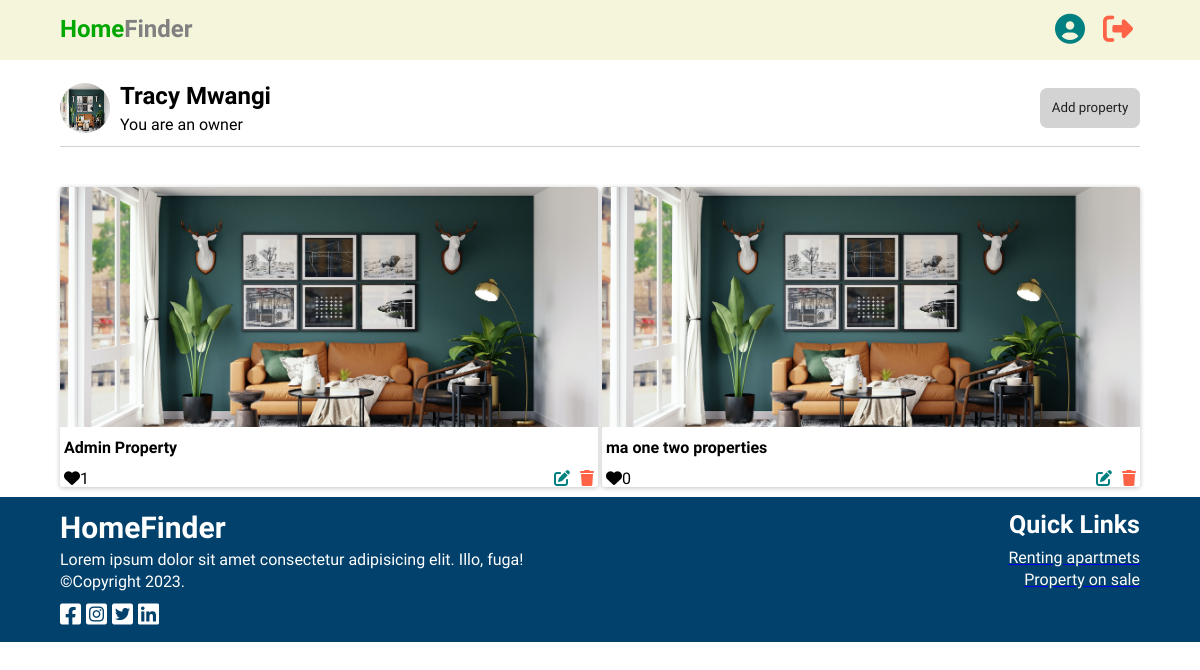
/dashboard/owner-property/ (signed in), run on an earlier commit of the app's database.
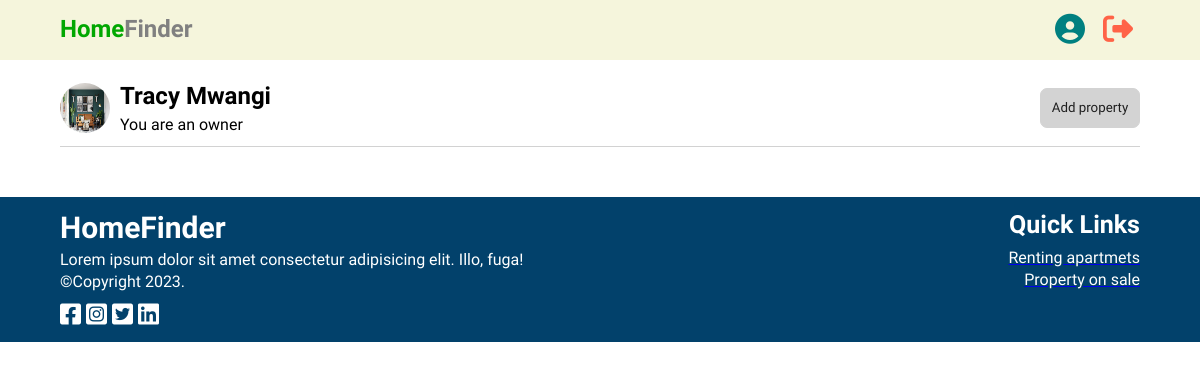
And on a later commit of the database.
### core/models.py (models this page shows, shortened)
class Properties(models.Model):
    user = models.ForeignKey(User, related_name='properties', on_delete=models.CASCADE)
    profileImage = CloudinaryField('image')
    owner_name = models.CharField(max_length=100, null=True)
    title = models.CharField(max_length=40)
    slug = models.SlugField(max_length=40)
    location = models.CharField(max_length=40, null=True, blank=True)
    image = CloudinaryField('image')
    bedrooms = models.IntegerField(null=True)
    cost = models.IntegerField()
    description = models.TextField(blank=True)
    availability = models.BooleanField(default=True)
    created_at = models.DateTimeField(auto_now_add=True)
    updated_at = models.DateTimeField(auto_now=True)
    num_of_like = models.IntegerField(default=0)

### dashboard/views.py (the view)
# urls.py: path('dashboard/owner-property/', views.created_property, name='created_property'),
def created_property(request):
    return render(request, 'dashboard/created_properties.html')

### dashboard/templates/dashboard/created_properties.html (shortened to what this page needs)
{% extends 'core/base.html' %}
{% load static %}
{% block content %}
<main class="created-properties">
    <div class="dashboard-owner-details">
        <div class="container  dashboard-owner-container">
            <div class="dashboard-owner-name-image">
                <img class="dashboard-owner-pic" src="{% static 'images/homebg.jpg' %}" alt="" />
                <div class="dashboard-owner-name">
                    <h2>{% firstof user.get_full_name user.username %}</h2>
                    <p>You are an owner</p>
                </div>
            </div>
            <a href="{% url 'create-property' %}"><button class="account-btn">Add property</button></a>
        </div>
        <div class="container dashboard-divider"></div>
    </div>
    <div class="properties-created ">
        <div class="container properties-created-wrapper">
            {% if request.user.properties.all %}
            {% for property in request.user.properties.all %}
            <div class="single-property-created">
                <img class="property-created-image" src="{% static 'images/homebg.jpg' %}" alt=""/>
                <h4 class="property-c-h4">{{property.title}}</h4>
                <div class="property-created-icons">
                    <p><i class="fa-solid fa-heart"></i>{{property.num_of_like}}</p>
                    <div class="property-created-edit-delete">
                        <a href="{% url 'edit_property' property.id %}"><p><i class="fa-solid fa-pen-to-square"></i></p></a>
                        <a href="{% url 'delete_property' property.id %}"><p><i class="fa-solid fa-trash"></i></p></a>
                    </div>
                </div>
            </div>
        {% endfor %}
            {% endif %}
        </div>
    </div>
</main>
{% endblock %}

### core/templates/core/base.html (shortened to what this page needs)
{% load static %}
<!DOCTYPE html>
<html lang="en">
<head>
    <link rel="stylesheet" href="{% static 'css/base.css' %}"/>
    <link rel="stylesheet" href="{% static 'css/index.css' %}" />
    <link rel="stylesheet" href="{% static 'css/houses.css' %}" />
    <link rel="stylesheet" href="{% static 'css/house.css' %}" />
    <link rel="stylesheet" href="{% static 'css/properties.css' %}" />
    <link rel="stylesheet" href="{% static 'css/property.css' %}" />
    <link rel="stylesheet" href="{% static 'css/dashboard.css' %}" />
    <link rel="stylesheet" href="{% static 'css/tenant.css' %}" />
    <link rel="stylesheet" href="{% static 'css/messages.css' %}" />
    <link rel="stylesheet" href="{% static 'css/settings.css' %}" />
    <link rel="stylesheet" href="{% static 'css/user_profile.css' %}" />
    <link rel="stylesheet" href="{% static 'css/created_properties.css' %}" />
    <link rel="stylesheet" href="https://cdnjs.cloudflare.com/ajax/libs/font-awesome/6.4.0/css/all.min.css"
 />
</head>
<body>
    <nav>
        <div class="container nav-container">
            <div class="nav-left">
                <a href="{% url 'index' %}" class="logo"><p >Home<span>Finder</span></p></a>
            </div>
            <div class="nav-right">
                {% if request.user.is_authenticated %}
                <a href ="{% url 'dashboard' %}" title="User Account"  class="nav-account-btn" ><i class="fa-solid fa-circle-user"></i></a>
                <a href ="{% url 'logout' %}" title="Logout"  class="logout-account-btn" ><i class="fa-solid fa-right-from-bracket"></i></a>
                {% else %}
                <a href="{% url 'register' %}"><button class="join">Join</button></a>
                <a href="{% url 'login' %}"><button class="sign-in">Sign in</button></a>
                {% endif %}
            </div>
        </div>
    </nav>
    {% block content %}
    {% endblock %}
    <footer>
        <div class="container footer-container">
            <div class="footer-left">
                <p class="footer-logo">HomeFinder</p>
                <p class="footer-short-desc">Lorem ipsum dolor sit amet consectetur adipisicing elit. Illo, fuga!</p>
                <p class="copy-right">&copy;Copyright 2023.</p>
                <div class="social-icons">
                    <a class="icon" href="https://web.facebook.com/profile.php?id=100064319250841" target="_blank" ><p ><i class="fa-brands fa-square-facebook"></i></p></a>
                    <a class="icon" href="https://www.instagram.com/exquitech.co/"><p ><i class="fa-brands fa-square-instagram"></i></p></a>
                    <a class="icon" href="https://www.instagram.com/exquitech.co/"><p ><i class="fa-brands fa-square-twitter"></i></p></a>
                    <a class="icon" href="https://www.linkedin.com/in/arthur-mwangi-7a80761bb/" target="_blank"><p ><i class="fa-brands fa-linkedin"></i></p></a>
                </div>
            </div>
            <div class="footer-right">
                <p class="quick-links">Quick Links</p>
                <a href="{% url 'houses' %}" ><p class="link">Renting apartmets</p></a>
                <a href="{% url 'properties' %}"> <p class="link">Property on sale</p></a>
            </div>
        </div>
    </footer>
</body>
</html>

### core/static/css/base.css (style rules this page uses)
* { padding:0; margin:0; box-sizing: border-box; font-family: 'Nunito Sans', sans-serif; line-height: 1.4; }
html { scroll-behavior: smooth; }
nav { position: relative; width:100%; height:60px; top:0; left:0; display: flex; align-items: center; justify-content: center; background-color: beige; position:fixed; z-index:999; }
.container { width:1280px; }
.nav-container { display: flex; align-items: center; justify-content: space-between; }
.logo { text-decoration: none; color:rgb(1, 167, 1); font-size: 24px; font-weight: 900; cursor:pointer; }
.logo span { color:gray; }
footer { width:100%; padding:10px 0px; display: flex; align-items: center; justify-content: center; background-color: rgb(2, 65, 107); }
.footer-container { display: flex; justify-content: space-between; }
.footer-left { width:50%; }
.footer-logo { font-size: 30px; font-weight: 900; color:white; }
.footer-short-desc { color:white; }
.copy-right { color:white; }
.social-icons { margin-top: 5px; display: flex; align-items: center; }
.icon { color:white; font-size: 24px; margin-left: 5px; cursor:pointer; }
.icon:first-child { margin-left: 0 !important; }
.footer-right { width: 50%; display: flex; flex-direction: column; align-items: flex-end; }
.quick-links { margin-bottom: 5px; color:white; font-size: 25px; font-weight: 600; }
.link { color:white; cursor:pointer; }
.nav-account-btn { display: inline; padding:10px 7px; border-radius: 7px; text-decoration: none; color:teal; font-size: 30px; }
.logout-account-btn { display: inline-block; padding: 10px 7px; border-radius: 7px; text-decoration: none; color: tomato; font-size: 30px; }
@media screen and (max-width:1200px) { .container { width: 90%; } }

### core/static/css/dashboard.css (style rules this page uses)
.dashboard-owner-details { width:100%; padding:20px 0px; display: flex; flex-direction: column; align-items: center; justify-content: center; }
.dashboard-owner-container { display: flex; align-items: center; justify-content: space-between; }
.dashboard-owner-name-image { display: flex; align-items: center; }
.dashboard-owner-pic { width:50px; height:50px; border-radius:50%; }
.dashboard-owner-name { margin-left: 10px; }
.account-btn { padding:10px 7px; width:100px; color: rgba(0, 0, 0, 0.856); border-radius:7px; border:1px solid lightgray;; background-color: lightgray; cursor:pointer; }
.dashboard-divider { margin: 10px 0px; height: 1px; background-color: rgba(128, 128, 128, 0.356); }

### core/static/css/created_properties.css (style rules this page uses)
.created-properties { width: 100%; margin-top: 60px; }
.properties-created { width:100%; display: flex; flex-direction: column; align-items: center; justify-content: center; }
.properties-created-wrapper { padding:10px 0px; display: grid; grid-template-columns: repeat(auto-fit, minmax(300px, 1fr)); gap:4px; }

What changed in the data, as far as the page shows it:
removed Properties: title "Admin Property", num_of_like "1"
removed Properties: title "ma one two properties", num_of_like "0"
